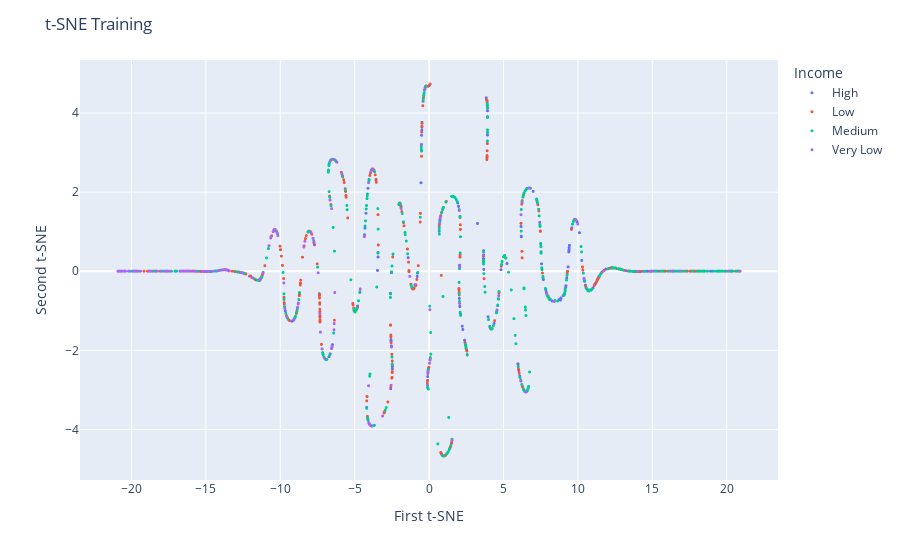
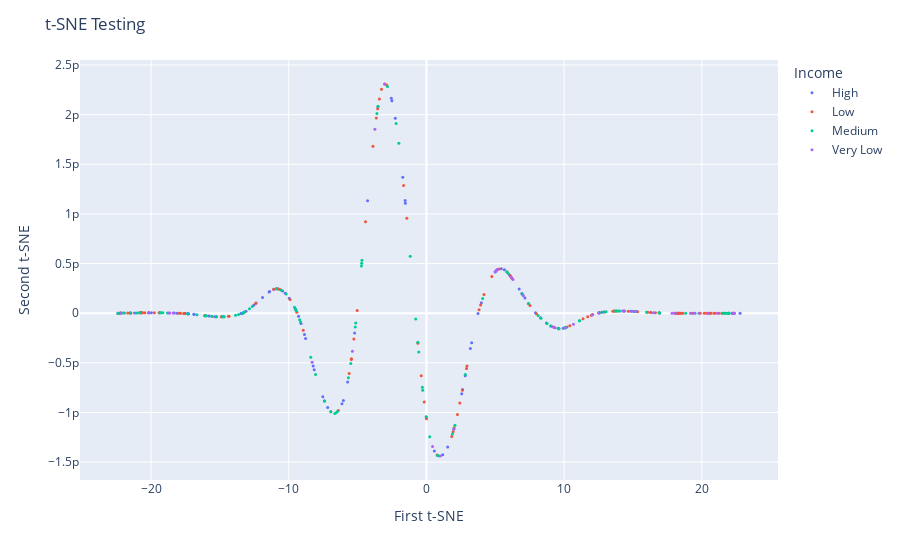

These figures' notebook cell, in order:
### Code cell
import plotly.express as px

dftemp = pd.DataFrame(
    {"x": temp_train[:, 0], "y": temp_train[:, 1], "Income": train_data["Income"]}
)
fig1 = px.scatter(dftemp, x="x", y="y", color="Income")
fig1.update_traces(marker={"size": 3})
fig1.update_layout(
    title="t-SNE Training",
    xaxis_title="First t-SNE",
    yaxis_title="Second t-SNE",
)
fig1.show()


dftemp = pd.DataFrame(
    {"x": temp_test[:, 0], "y": temp_test[:, 1], "Income": test_data["Income"]}
)
fig1 = px.scatter(dftemp, x="x", y="y", color="Income")
fig1.update_traces(marker={"size": 3})
fig1.update_layout(
    title="t-SNE Testing",
    xaxis_title="First t-SNE",
    yaxis_title="Second t-SNE",
)
fig1.show()

### Figure 1 — Plotly figure (JSON) as saved in the notebook; plotly's stock layout.template omitted (floating-point values rounded to 4 significant figures; data arrays with more than 128 entries replaced by an {"elided": "..."} marker saying what was removed)
{"data": [{"hovertemplate": "Income=High<br>x=%{x}<br>y=%{y}<extra></extra>", "legendgroup": "High", "marker": {"color": "#636efa", "size": 3, "symbol": "circle"}, "mode": "markers", "name": "High", "showlegend": true, "type": "scattergl", "x": {"elided": "337 float values"}, "xaxis": "x", "y": {"elided": "337 float values"}, "yaxis": "y"}, {"hovertemplate": "Income=Low<br>x=%{x}<br>y=%{y}<extra></extra>", "legendgroup": "Low", "marker": {"color": "#EF553B", "size": 3, "symbol": "circle"}, "mode": "markers", "name": "Low", "showlegend": true, "type": "scattergl", "x": {"elided": "494 float values"}, "xaxis": "x", "y": {"elided": "494 float values"}, "yaxis": "y"}, {"hovertemplate": "Income=Medium<br>x=%{x}<br>y=%{y}<extra></extra>", "legendgroup": "Medium", "marker": {"color": "#00cc96", "size": 3, "symbol": "circle"}, "mode": "markers", "name": "Medium", "showlegend": true, "type": "scattergl", "x": {"elided": "456 float values"}, "xaxis": "x", "y": {"elided": "456 float values"}, "yaxis": "y"}, {"hovertemplate": "Income=Very Low<br>x=%{x}<br>y=%{y}<extra></extra>", "legendgroup": "Very Low", "marker": {"color": "#ab63fa", "size": 3, "symbol": "circle"}, "mode": "markers", "name": "Very Low", "showlegend": true, "type": "scattergl", "x": {"elided": "164 float values"}, "xaxis": "x", "y": {"elided": "164 float values"}, "yaxis": "y"}], "layout": {"legend": {"title": {"text": "Income"}, "tracegroupgap": 0}, "margin": {"t": 60}, "title": {"text": "t-SNE Training"}, "xaxis": {"anchor": "y", "domain": [0, 1], "title": {"text": "First t-SNE"}}, "yaxis": {"anchor": "x", "domain": [0, 1], "title": {"text": "Second t-SNE"}}}}

### Figure 2 — Plotly figure (JSON) as saved in the notebook; plotly's stock layout.template omitted (floating-point values rounded to 4 significant figures)
{"data": [{"hovertemplate": "Income=High<br>x=%{x}<br>y=%{y}<extra></extra>", "legendgroup": "High", "marker": {"color": "#636efa", "size": 3, "symbol": "circle"}, "mode": "markers", "name": "High", "orientation": "v", "showlegend": true, "type": "scatter", "x": [-19.98, -13.47, -18.11, -10.79, 8.715, -8.779, -11.91, 3.74, -8.228, -6.136, -7.417, 10.08, -17.59, 18.1, -18.32, -8.153, -14.74, -17.3, -9.292, -5.22, -7.529, -10.45, -21.2, 3.19, -17.28, 2.809, -17.5, -12.54, -0.01548, 1.179, -13.28, -22.19, -13.1, -1.531, 0.5698, -15.26, -1.722, 6.733, -21.51, 8.277, -14.86, -9.963, -2.511, 7.919, -3.525, -13.41, -2.266, -7.176, 5.661, 1.541, -20.15, 20.55, 7.151, -21.53, -2.553, 3.283, 5.105, -4.277, -10.91, 12.74, 22.78, 6.049, -15.8, -9.107, 6.924, 3.987, -16.05, 9.032, 18.38, -20.64, -15.36, -12.37, -1.55, -16.89, -17.31, -16.88, 16.9, -11.43, 14.84, -9.522, -19.37, -11.39, -22.41, 2.619, -13.25, -16.07, -10.25, -11.09, 2.56, 9.93, 5.438, -6.033, -5.725, -8.861], "xaxis": "x", "y": [3.902e-15, -3.952e-15, 3.224e-16, 2.454e-13, -9.861e-14, -2.563e-13, 1.571e-13, -2.628e-15, -5.321e-13, -9.126e-13, -8.829e-13, -1.467e-13, -2.808e-15, -5.512e-16, 1.376e-15, -5.692e-13, -3.585e-14, -6.15e-15, -3.054e-14, -1.993e-13, -8.414e-13, 2.225e-13, 2.555e-15, -3.571e-13, -6.24e-15, -6.301e-13, -3.873e-15, 7.899e-14, -1.047e-12, -1.425e-12, 5.425e-15, 6.768e-16, 2.035e-14, 1.107e-12, -1.389e-12, -3.583e-14, 1.369e-12, 2.447e-13, 1.945e-15, -4.532e-14, -3.666e-14, 1.505e-13, 2.14e-12, 4.711e-15, 2.079e-12, -2.191e-15, 1.964e-12, -9.501e-13, 4.384e-13, -1.349e-12, 3.85e-15, -6.215e-16, 1.524e-13, 1.912e-15, 2.166e-12, -2.97e-13, 4.353e-13, 1.133e-12, 2.463e-13, 8.099e-15, 2.009e-16, 3.833e-13, -2.945e-14, -1.046e-13, 1.989e-13, 1.054e-13, -2.562e-14, -1.281e-13, -8.896e-16, 3.473e-15, -3.506e-14, 1.015e-13, 1.135e-12, -1.134e-14, -5.764e-15, -1.155e-14, 3.032e-15, 2.145e-13, 1.913e-14, 4.303e-14, 3.586e-15, 2.179e-13, 2.213e-16, -7.679e-13, 8.864e-15, -2.54e-14, 2.009e-13, 2.405e-13, -8.11e-13, -1.517e-13, 4.484e-13, -8.808e-13, -6.942e-13, -2.157e-13], "yaxis": "y"}, {"hovertemplate": "Income=Low<br>x=%{x}<br>y=%{y}<extra></extra>", "legendgroup": "Low", "marker": {"color": "#EF553B", "size": 3, "symbol": "circle"}, "mode": "markers", "name": "Low", "orientation": "v", "showlegend": true, "type": "scatter", "x": [21.59, 7.518, -17.53, -17.86, -22.37, -20.45, -6.404, 13.66, -17.63, 22.36, 3.934, -21.7, 15.34, 7.419, -9.907, 5.849, 5.135, 16.07, -22.22, -5.272, -2.892, -10.63, -1.427, -8.95, 21.45, 16.63, 2.941, 7.981, 20.89, -11.09, -21.46, 9.615, -3.032, 9.251, 2.421, 10.41, 2.249, -5.614, 16.28, -14.38, 19.29, -17.97, 3.821, 18.51, 18.41, 11.71, 11.97, -6.946, 9.591, -0.3822, -20.85, 12.91, -3.886, -20.71, 14.65, 15.21, 20.58, -3.421, 4.177, 16.92, 15.1, -3.643, 21.94, -20.18, 2.609, 2.011, -15.56, -19.43, -19.76, -12.41, 2.908, 6.085, -1.661, -0.6228, 20.35, 16.31, 20.18, 20.67, 0.7691, 5.273, 19.88, 18.21, -5.459, -20.72, -14.34, 18.29, 18.62, -4.427, 18.02, 13.65, 12.07, 12.54, -0.1662, 13.84, 4.75, 20.95, 6.181, -22.31, -14.91, 22.22, 10.2, 18.25, 13.54, -16.11, -10.77, 6.208, 21.24, 1.934, -3.267, -20.63, 12.56, 18.24, 0.002875, 1.837, -9.415, -5.45, -3.546, -5.03, 22.22, 11.37], "xaxis": "x", "y": [-1.097e-16, 7.635e-14, -3.649e-15, -7.227e-16, 3.148e-16, 3.663e-15, -9.808e-13, 2.07e-14, -2.625e-15, 1.086e-16, 8.309e-14, 1.499e-15, 1.523e-14, 9.556e-14, 1.375e-13, 4.155e-13, 4.382e-13, 9.03e-15, 6.105e-16, -2.61e-13, 2.299e-12, 2.372e-13, 9.553e-13, -1.713e-13, -1.964e-16, 4.37e-15, -5.333e-13, -4.748e-15, -4.552e-16, 2.407e-13, 2.039e-15, -1.557e-13, 2.309e-12, -1.424e-13, -9.043e-13, -1.274e-13, -1.02e-12, -6.071e-13, 6.666e-15, -3.145e-14, -1.004e-15, -1.279e-16, 3.415e-14, -9.913e-16, -9.14e-16, -3.559e-14, -2.006e-14, -9.93e-13, -1.539e-13, -6.292e-13, 3.172e-15, 1.195e-14, 1.682e-12, 3.35e-15, 2.022e-14, 1.622e-14, -6.09e-16, 2.156e-12, 1.872e-13, 2.892e-15, 1.714e-14, 1.965e-12, -1.972e-17, 3.84e-15, -7.759e-13, -1.155e-12, -3.247e-14, 3.625e-15, 3.799e-15, 9.759e-14, -5.572e-13, 3.767e-13, 1.286e-12, -3.032e-13, -7.008e-16, 6.556e-15, -7.777e-16, -5.603e-16, -1.429e-12, 4.44e-13, -8.874e-16, -7.016e-16, -4.679e-13, 3.341e-15, -3.075e-14, -7.945e-16, -1.043e-15, 9.207e-13, -4.215e-16, 2.063e-14, -1.439e-14, 3.718e-15, -8.946e-13, 2.14e-14, 3.704e-13, -4.272e-16, 3.577e-13, 4.304e-16, -3.686e-14, 7.125e-17, -1.404e-13, -7.563e-16, 1.995e-14, -2.469e-14, 2.437e-13, 3.525e-13, -2.808e-16, -1.194e-12, 2.255e-12, 3.478e-15, 3.814e-15, -7.374e-16, -1.063e-12, -1.242e-12, 9.998e-15, -4.597e-13, 2.061e-12, 2.768e-14, 7.128e-17, -5.716e-14], "yaxis": "y"}, {"hovertemplate": "Income=Medium<br>x=%{x}<br>y=%{y}<extra></extra>", "legendgroup": "Medium", "marker": {"color": "#00cc96", "size": 3, "symbol": "circle"}, "mode": "markers", "name": "Medium", "orientation": "v", "showlegend": true, "type": "scatter", "x": [-4.724, -0.01962, -1.18, 21.78, 5.944, -0.6281, -14.69, 21.97, 12.87, 6.956, -2.206, -8.404, 4.998, -6.656, -5.171, 9.031, -18.81, 15.98, 16.9, 2.068, -0.5612, -21.93, 9.993, -15.98, -15.26, 0.8104, -9.49, 2.826, -13.65, -15.6, 14.01, -22.4, 15.09, 9.564, -17.36, -6.945, 19.51, 21.69, -13.86, -3.518, -5.671, -12.65, -4.706, 18.83, 21.96, -21.49, -16.67, 14.02, -9.211, -4.686, -14.84, 14.37, -0.7843, -7.402, -19.14, -5.136, -13.34, -10.19, 6.968, 13.81, 1.887, -12.86, -13.27, -10.91, 0.865, 13.05, -0.2959, -20.8, 10.1, -6.558, 4.082, 10.12, -3.596, -16.08, 11.11, 8.32, -19.36, 11.12, -2.004, -5.498, 0.2385, -9.146, -22.04, 9.623, -9.584, 15.08, -19.28, 12.51, -21.03, -20.82, -8.053, 8.762, -9.466, 12.56, 21.91, 5.839, -6.465, 15.25, -13.21, 16.95, -0.271, 13.74, 21.54, 7.406, 8.11, 1.988, -2.826, 21.98, -10.55], "xaxis": "x", "y": [4.76e-13, -1.043e-12, 5.726e-13, -5.092e-17, 4.006e-13, -2.922e-13, -3.544e-14, -1.26e-18, 1.116e-14, 1.937e-13, 1.912e-12, -4.435e-13, 4.175e-13, -1.009e-12, -1.392e-13, -1.281e-13, 2.648e-15, 9.658e-15, 3.031e-15, -1.129e-12, -3.909e-13, 1.236e-15, -1.498e-13, -2.662e-14, -3.58e-14, -1.433e-12, 3.581e-14, -6.17e-13, -1.312e-14, -3.192e-14, 2.164e-14, 2.453e-16, 1.725e-14, -1.526e-13, -5.381e-15, -9.932e-13, -9.576e-16, -7.187e-17, -1.996e-14, 2.085e-12, -6.511e-13, 6.627e-14, 5.021e-13, -1.054e-15, 2.021e-18, 1.973e-15, -1.506e-14, 2.164e-14, -6.746e-14, 5.341e-13, -3.66e-14, 2.115e-14, -5.885e-14, -8.883e-13, 3.317e-15, -9.798e-14, -1.23e-16, 1.928e-13, 1.91e-13, 2.131e-14, -1.218e-12, 4.372e-14, 6.004e-15, 2.463e-13, -1.437e-12, 1.441e-14, -7.459e-13, 3.233e-15, -1.458e-13, -1.003e-12, 1.474e-13, -1.448e-13, 2.013e-12, -2.518e-14, -7.736e-14, -5.137e-14, 3.574e-15, -7.651e-14, 1.712e-12, -5.07e-13, -1.244e-12, -8.838e-14, 1.009e-15, -1.558e-13, 6.046e-14, 1.727e-14, 3.496e-15, 3.339e-15, 2.877e-15, 3.207e-15, -6.183e-13, -1.035e-13, 2.672e-14, 3.848e-15, -2.118e-17, 4.169e-13, -9.911e-13, 1.595e-14, 1.146e-14, 2.783e-15, -7.767e-13, 2.113e-14, -1.474e-16, 9.783e-14, -2.339e-14, -1.167e-12, 2.283e-12, 6.946e-18, 2.313e-13], "yaxis": "y"}, {"hovertemplate": "Income=Very Low<br>x=%{x}<br>y=%{y}<extra></extra>", "legendgroup": "Very Low", "marker": {"color": "#ab63fa", "size": 3, "symbol": "circle"}, "mode": "markers", "name": "Very Low", "orientation": "v", "showlegend": true, "type": "scatter", "x": [-22.19, 20.46, 22.32, 5.027, 14.95, 18.07, 19.42, 12.51, 22.26, 7.042, 15.18, -5.375, 9.149, 1.984, 1.007, 10.67, 14.33, 6.283, 12.02, -3.749, 22.36, 17.83, 19.17, 0.4445, 19.79, 14.24, -18.4, -8.303, 16.49, 14.37, -18.71, 10.09, 9.343, -18.65, -3.038, -20.18, 4.977, 6.155, 5.155, 21.13], "xaxis": "x", "y": [6.774e-16, -6.537e-16, 9.69e-17, 4.218e-13, 1.836e-14, -5.054e-16, -9.881e-16, 2.398e-15, 8.112e-17, 1.761e-13, 1.647e-14, -3.841e-13, -1.363e-13, -1.169e-12, -1.439e-12, -1.107e-13, 2.127e-14, 3.384e-13, -1.868e-14, 1.853e-12, 1.091e-16, -6.439e-17, -1.03e-15, -1.343e-12, -8.631e-16, 2.15e-14, 1.517e-15, -4.943e-13, 5.258e-15, 2.115e-14, 2.413e-15, -1.463e-13, -1.471e-13, 2.273e-15, 2.309e-12, 3.838e-15, 4.142e-13, 3.631e-13, 4.403e-13, -3.44e-16], "yaxis": "y"}], "layout": {"legend": {"title": {"text": "Income"}, "tracegroupgap": 0}, "margin": {"t": 60}, "title": {"text": "t-SNE Testing"}, "xaxis": {"anchor": "y", "domain": [0, 1], "title": {"text": "First t-SNE"}}, "yaxis": {"anchor": "x", "domain": [0, 1], "title": {"text": "Second t-SNE"}}}}
